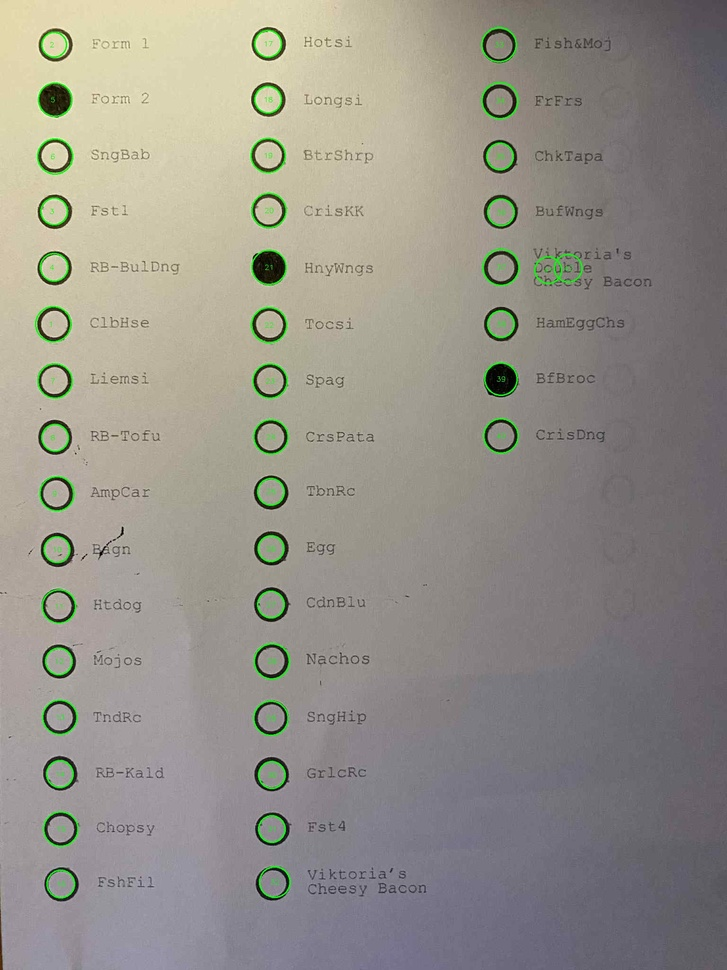
#> input picture results/circle_debug_20251016_220241.jpg, 727 x 970 px, shrunk from 1536 x 2048 before the run
$ python -i omr_scanner.py   (imports and definitions only)
#> lines starting #> are read from the running program, lines starting #| are printed output that depends on the picture; after the words box and inside, x2 and y2 are one past the last pixel; in counts of white or black regions, pixels touching at a corner belong together
#!/usr/bin/env python3
"""
OMR Scanner - Core image processing algorithms
Handles circle detection, shaded analysis, and full OMR processing
"""

import cv2
import numpy as np
import os
import json
import base64
from datetime import datetime
from typing import Dict, List, Tuple, Optional

class OMRScanner:
    def __init__(self):
        """Initialize OMR Scanner with default parameters"""
        self.menu_items = [
            'isda', 'egg', 'water', 'sinigang',
            'chicken', 'pusit', 'gatas', 'beef'
        ]

        # Circle detection parameters
        self.circle_params = {
            'dp': 1,
            'minDist': 30,
            'param1': 50,
            'param2': 30,
            'minRadius': 10,
            'maxRadius': 80
        }

        # Shaded analysis parameters
        self.shaded_params = {
            'dark_threshold': 100,
            'fill_ratio_threshold': 0.6,
            'mean_intensity_threshold': 120,
            'median_intensity_threshold': 100
        }

        # Price mapping for menu items
        self.price_map = {
            'isda': 180.00,
            'egg': 25.00,
            'water': 15.00,
            'sinigang': 120.00,
            'chicken': 150.00,
            'pusit': 220.00,
            'gatas': 35.00,
            'beef': 200.00
        }

    def load_image(self, filepath: str) -> Optional[np.ndarray]:
        """Load image from filepath"""
        try:
            image = cv2.imread(filepath)
            if image is None:
                raise ValueError(f"Could not load image: {filepath}")
            return image
        except Exception as e:
            print(f"Error loading image: {e}")
            return None

    def preprocess_image(self, image: np.ndarray) -> np.ndarray:
        """Preprocess image for better circle detection"""
        # Convert to grayscale
        gray = cv2.cvtColor(image, cv2.COLOR_BGR2GRAY)

        # Apply bilateral filter to reduce noise while keeping edges sharp
        filtered = cv2.bilateralFilter(gray, 9, 75, 75)

        # Apply adaptive threshold for better edge detection
        thresh = cv2.adaptiveThreshold(
            filtered, 255, cv2.ADAPTIVE_THRESH_GAUSSIAN_C,
            cv2.THRESH_BINARY, 11, 2
        )

        return thresh

    def detect_circles(self, filepath: str) -> Dict:
        """Detect circles in the image"""
        try:
            print(f"Detecting circles in: {os.path.basename(filepath)}")

            # Load and preprocess image
            image = self.load_image(filepath)
            if image is None:
                return {"error": "Could not load image"}

            gray = cv2.cvtColor(image, cv2.COLOR_BGR2GRAY)
            processed = self.preprocess_image(image)

            # Detect circles using HoughCircles
            circles = cv2.HoughCircles(
                processed,
                cv2.HOUGH_GRADIENT,
                **self.circle_params
            )

            circle_data = []
            if circles is not None:
                circles = np.round(circles[0, :]).astype("int")

                # Sort circles by y-coordinate (top to bottom)
                circles = sorted(circles, key=lambda c: c[1])

                for i, (x, y, r) in enumerate(circles):
                    circle_data.append({
                        'id': i + 1,
                        'center': (int(x), int(y)),
                        'radius': int(r),
                        'bbox': (int(x-r), int(y-r), int(2*r), int(2*r)),
                        'area': int(np.pi * r * r)
                    })

            # Create debug image
            debug_image = image.copy()
            for circle in circle_data:
                x, y, r = circle['center'][0], circle['center'][1], circle['radius']
                cv2.circle(debug_image, (x, y), r, (0, 255, 0), 2)
                cv2.putText(debug_image, str(circle['id']), (x-10, y+5),
                           cv2.FONT_HERSHEY_SIMPLEX, 0.5, (0, 255, 0), 1)

            # Save debug image
            debug_filename = f"circle_debug_{datetime.now().strftime('%Y%m%d_%H%M%S')}.jpg"
            debug_path = os.path.join(os.path.dirname(os.path.dirname(filepath)), 'results', debug_filename)
            cv2.imwrite(debug_path, debug_image)

            return {
                'circles_found': len(circle_data),
                'circles': circle_data,
                'debug_image': debug_filename,
                'processing_time': datetime.now().isoformat(),
                'parameters': self.circle_params
            }

        except Exception as e:
            print(f"Circle detection error: {e}")
            return {"error": str(e)}

    def analyze_circle_fill(self, gray_image: np.ndarray, circle: Dict) -> Tuple[bool, float]:
        """Analyze if a circle is filled/shaded"""
        x, y, r = circle['center'][0], circle['center'][1], circle['radius']

        # Create mask for the circle (slightly smaller to avoid border effects)
        mask = np.zeros(gray_image.shape[:2], dtype=np.uint8)
        cv2.circle(mask, (x, y), max(1, r-5), 255, -1)

        # Extract pixels within the circle
        circle_pixels = gray_image[mask == 255]

        if len(circle_pixels) == 0:
            return False, 0.0

        # Calculate statistics
        mean_intensity = np.mean(circle_pixels)
        median_intensity = np.median(circle_pixels)

        # Count dark pixels
        dark_pixels = np.sum(circle_pixels < self.shaded_params['dark_threshold'])
        total_pixels = len(circle_pixels)
        fill_percentage = (dark_pixels / total_pixels) * 100

        # Determine if circle is shaded
        is_shaded = bool(
            fill_percentage > (self.shaded_params['fill_ratio_threshold'] * 100) and
            mean_intensity < self.shaded_params['mean_intensity_threshold'] and
            median_intensity < self.shaded_params['median_intensity_threshold']
        )

        return is_shaded, fill_percentage

    def analyze_shaded_circles(self, filepath: str) -> Dict:
        """Analyze shaded/filled circles in the image"""
        try:
            print(f"Analyzing shaded circles in: {os.path.basename(filepath)}")

            # Load image
            image = self.load_image(filepath)
            if image is None:
                return {"error": "Could not load image"}

            gray = cv2.cvtColor(image, cv2.COLOR_BGR2GRAY)

            # First detect all circles
            circles_result = self.detect_circles(filepath)
            if 'error' in circles_result:
                return circles_result

            circles = circles_result['circles']

            # Analyze each circle for shading
            shaded_circles = []
            empty_circles = []

            for circle in circles:
                is_shaded, fill_percent = self.analyze_circle_fill(gray, circle)

                circle_info = {
                    'id': circle['id'],
                    'center': circle['center'],
                    'radius': circle['radius'],
                    'fill_percentage': round(fill_percent, 1),
                    'is_shaded': bool(is_shaded)
                }

                if is_shaded:
                    shaded_circles.append(circle_info)
                else:
                    empty_circles.append(circle_info)

            # Create debug image
            debug_image = image.copy()
            for circle in circles:
                x, y, r = circle['center'][0], circle['center'][1], circle['radius']
                is_shaded = any(c['id'] == circle['id'] for c in shaded_circles)

                color = (0, 255, 0) if is_shaded else (0, 0, 255)
                cv2.circle(debug_image, (x, y), r, color, 2)

                status = "SHADED" if is_shaded else "EMPTY"
                cv2.putText(debug_image, status, (x-20, y-r-10),
                           cv2.FONT_HERSHEY_SIMPLEX, 0.4, color, 1)

            # Save debug image
            debug_filename = f"shaded_analysis_{datetime.now().strftime('%Y%m%d_%H%M%S')}.jpg"
            debug_path = os.path.join(os.path.dirname(os.path.dirname(filepath)), 'results', debug_filename)
            cv2.imwrite(debug_path, debug_image)

            return {
                'total_circles': len(circles),
                'shaded_circles': len(shaded_circles),
                'empty_circles': len(empty_circles),
                'shaded_circle_data': shaded_circles,
                'empty_circle_data': empty_circles,
                'debug_image': debug_filename,
                'processing_time': datetime.now().isoformat(),
                'parameters': self.shaded_params
            }

        except Exception as e:
            print(f"Shaded analysis error: {e}")
            return {"error": str(e)}

    def full_omr_scan(self, filepath: str) -> Dict:
        """Perform complete OMR scan with menu item recognition"""
        try:
            print(f"Performing full OMR scan on: {os.path.basename(filepath)}")

            # Load image
            image = self.load_image(filepath)
#> in load_image, image is the input picture: shape (970, 727, 3); mean B, G, R 136.7, 145, 148.3
            if image is None:
                return {"error": "Could not load image"}

            gray = cv2.cvtColor(image, cv2.COLOR_BGR2GRAY)
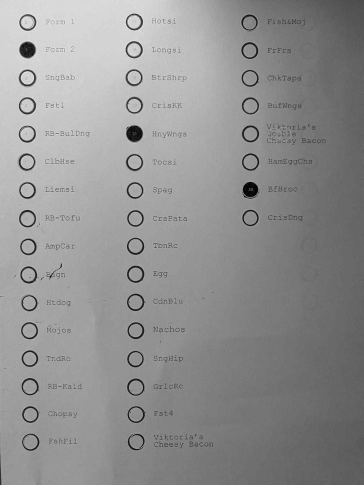
#> gray: shape (970, 727) (shown at 1/2 size); min 0, max 246, mean 145.1

            # Detect circles
            circles_result = self.detect_circles(filepath)
#> in preprocess_image, `thresh = cv2.adaptiveThreshold( filtered, 255, cv2.ADAPTIVE_THRESH_GAU..`:
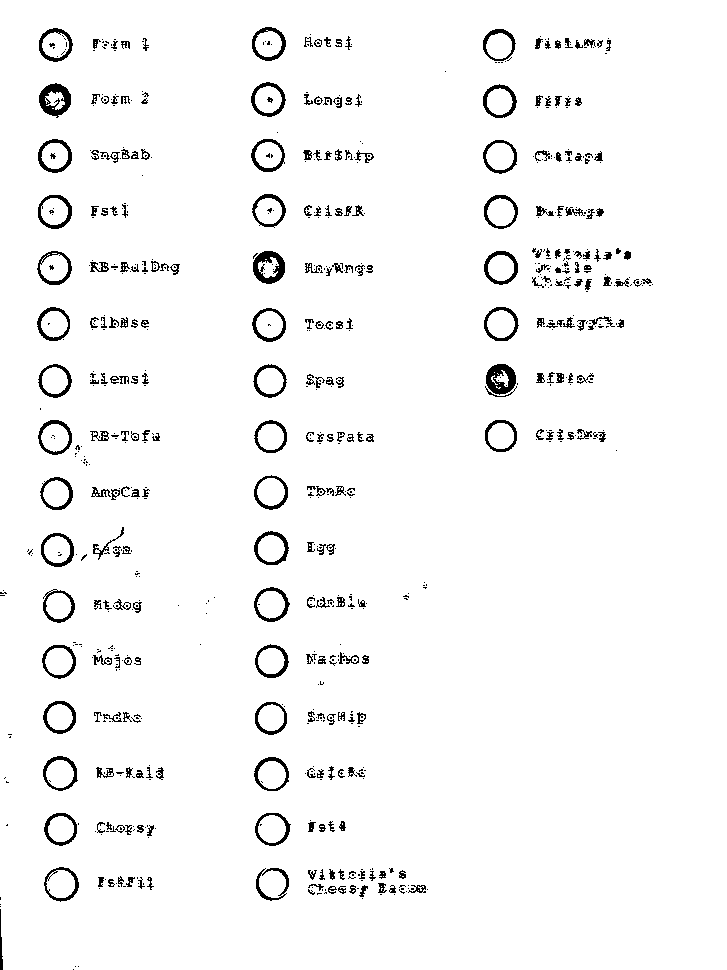
#> thresh: shape (970, 727); 96.5% white; 783 black regions (508 under 20 px), largest, box (x1, y1, x2, y2) and area: (39, 83, 71, 118) 601, (486, 364, 516, 395) 588, (253, 251, 285, 284) 586
#> in detect_circles, `circles = cv2.HoughCircles( processed, cv2.HOUGH_GRADIENT, **self.circ..`: circles = 40 rows, first 8: [270.5, 717.5, 16.3], [500.5, 435.5, 16.6], [268.5, 210.5, 16.3], [56.5, 493.5, 16], [60.5, 828.5, 16], [268.5, 43.5, 17.3], [57.5, 549.5, 17.2], [59.5, 772.5, 16.8]
#> in detect_circles, `circles = np.round(circles[0, :]).astype("int")`: circles = 40 rows, first 8: [270, 718, 16], [500, 436, 17], [268, 210, 16], [56, 494, 16], [60, 828, 16], [268, 44, 17], [58, 550, 17], [60, 772, 17]
#> in detect_circles, `circles = sorted(circles, key=lambda c: c[1])`: circles = 40 items, first 6: [268, 44, 17], [498, 44, 16], [56, 44, 13], [54, 100, 16], [270, 100, 16], [500, 100, 15]
#> the loop in detect_circles, `for i, (x, y, r) in enumerate(circles):` made 40 passes
#> after the loop in detect_circles, `for i, (x, y, r) in enumerate(circles):`: circle_data = 40 items
#> the loop in detect_circles, `for circle in circle_data:` made 40 passes
#> after the loop in detect_circles, `for circle in circle_data:`:
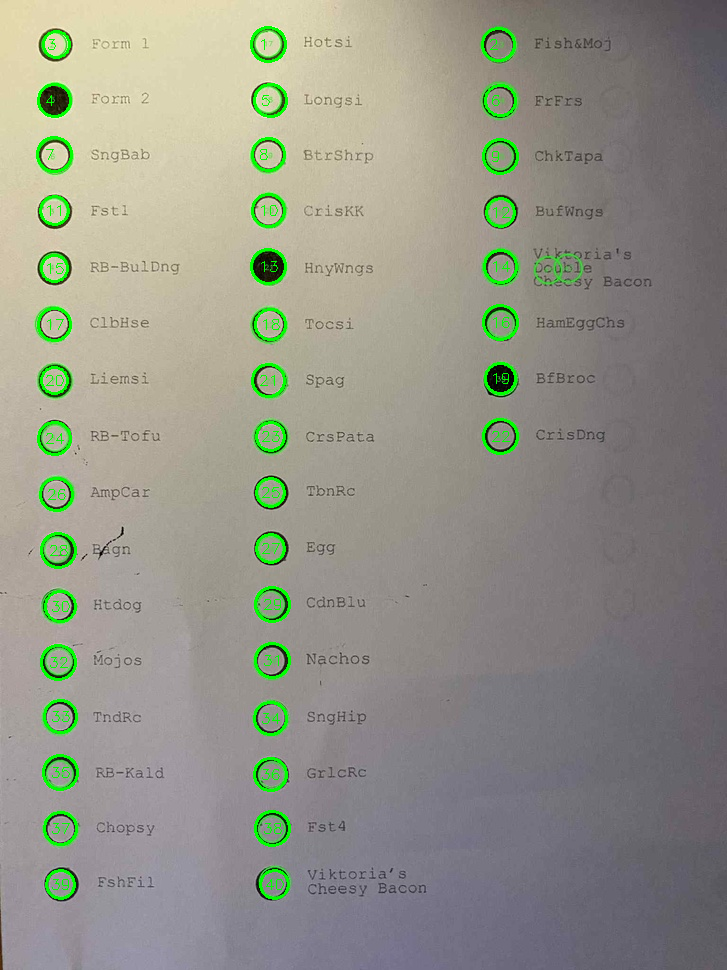
#> debug_image: shape (970, 727, 3); 1.93% of pixels changed, all inside (x1, y1, x2, y2) = (36, 26, 519, 900)
#> circles_result = 5 items
            if 'error' in circles_result:
                return circles_result

            circles = circles_result['circles']
#> circles = 40 items

            # Analyze shaded circles
            shaded_result = self.analyze_shaded_circles(filepath)
#> in detect_circles (call 2), `circles = cv2.HoughCircles( processed, cv2.HOUGH_GRADIENT, **self.circ..`: circles = 40 rows, first 8: [270.5, 717.5, 16.3], [500.5, 435.5, 16.6], [268.5, 210.5, 16.3], [56.5, 493.5, 16], [60.5, 828.5, 16], [268.5, 43.5, 17.3], [57.5, 549.5, 17.2], [59.5, 772.5, 16.8]
#> in detect_circles (call 2), `circles = np.round(circles[0, :]).astype("int")`: circles = 40 rows, first 8: [270, 718, 16], [500, 436, 17], [268, 210, 16], [56, 494, 16], [60, 828, 16], [268, 44, 17], [58, 550, 17], [60, 772, 17]
#> the loop in detect_circles (call 2), `for i, (x, y, r) in enumerate(circles):` made 40 passes
#> the loop in detect_circles (call 2), `for circle in circle_data:` made 40 passes
#> in analyze_shaded_circles, `circles_result = self.detect_circles(filepath)`: circles_result = 5 items
#> in analyze_shaded_circles, `circles = circles_result['circles']`: circles = 40 items
#> the loop in analyze_shaded_circles, `for circle in circles:` made 40 passes
#> the loop in analyze_shaded_circles, `for circle in circles:` made 40 passes
#> after the loop in analyze_shaded_circles, `for circle in circles:`:
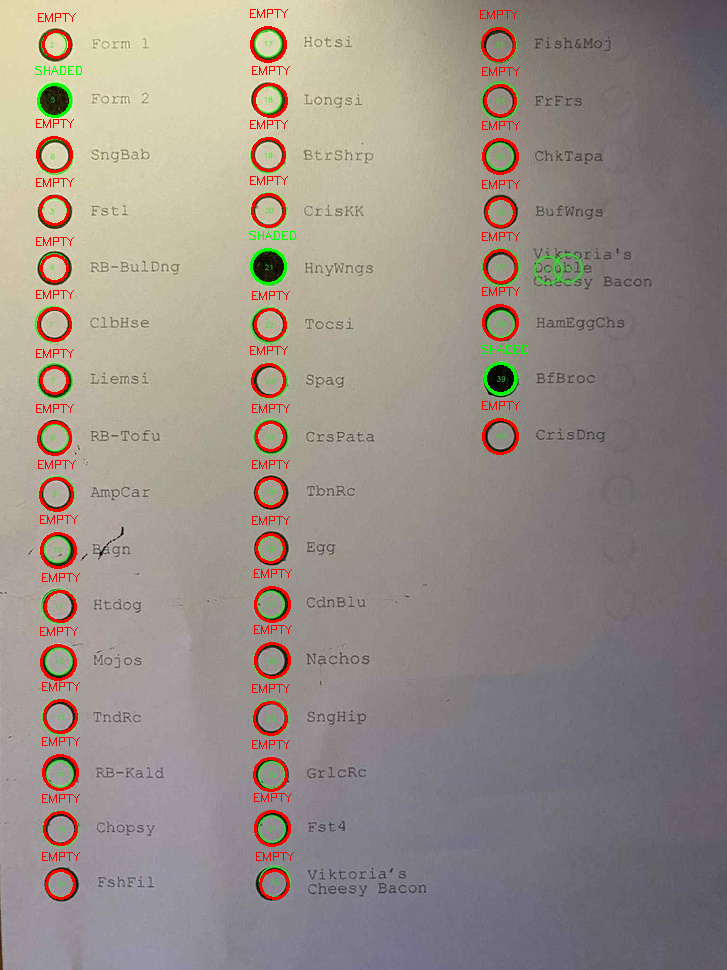
#> debug_image: shape (970, 727, 3); 2.29% of pixels changed, all inside (x1, y1, x2, y2) = (35, 9, 528, 900)
            if 'error' in shaded_result:
                return shaded_result

            # Map shaded circles to menu items
            selected_items = []
            for i, shaded_circle in enumerate(shaded_result['shaded_circle_data']):
                if i < len(self.menu_items):
                    item_name = self.menu_items[i]
                    selected_items.append({
                        'item': item_name,
                        'quantity': 1,
                        'price': self.price_map.get(item_name, 100.00),
                        'fill_percentage': shaded_circle['fill_percentage'],
                        'confidence': min(100, max(70, 100 - shaded_circle['fill_percentage'] + 70))
                    })
#> this loop made 3 passes

            # Calculate totals
            total_price = sum(item['price'] for item in selected_items)

            # Create comprehensive debug image
            debug_image = image.copy()
            for i, circle in enumerate(circles):
                x, y, r = circle['center'][0], circle['center'][1], circle['radius']
                is_shaded = i < len(selected_items)

                color = (0, 255, 0) if is_shaded else (0, 0, 255)
                cv2.circle(debug_image, (x, y), r, color, 3)

                if is_shaded:
                    item_name = selected_items[i]['item']
                    cv2.putText(debug_image, f"✓ {item_name}", (x-30, y-r-15),
                               cv2.FONT_HERSHEY_SIMPLEX, 0.5, color, 2)
                else:
                    cv2.putText(debug_image, "○", (x-5, y+5),
                               cv2.FONT_HERSHEY_SIMPLEX, 0.5, color, 2)
#> this loop made 40 passes
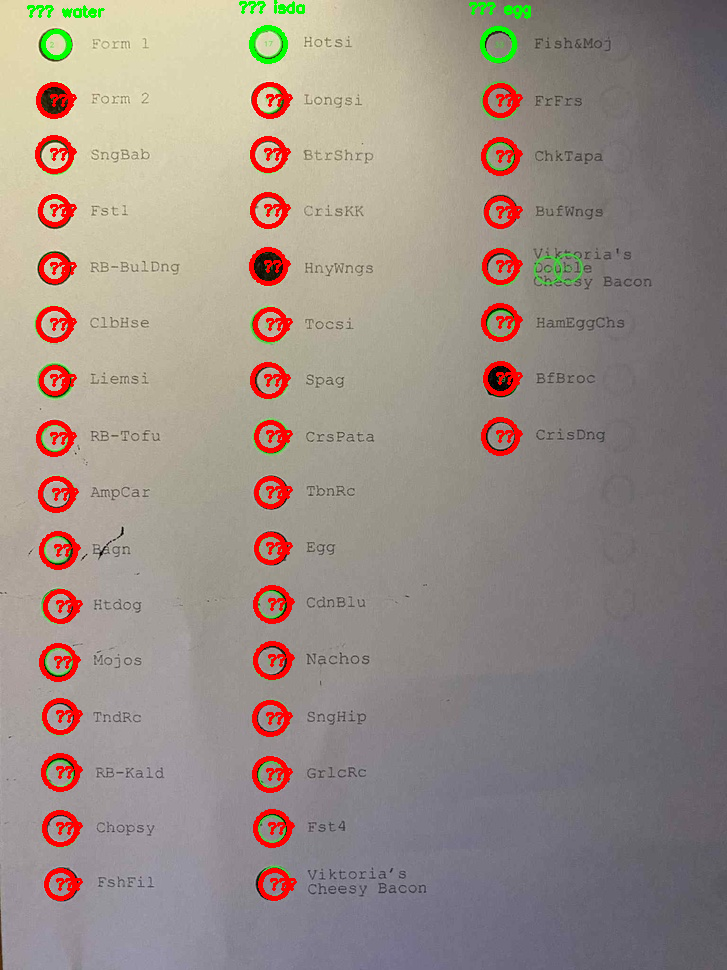
#> debug_image: shape (970, 727, 3); 3.75% of pixels changed, all inside (x1, y1, x2, y2) = (27, 0, 531, 901)

            # Add summary text
            cv2.putText(debug_image, f"Total Items: {len(selected_items)}",
                       (10, 30), cv2.FONT_HERSHEY_SIMPLEX, 0.8, (255, 0, 0), 2)
            cv2.putText(debug_image, f"Total Price: ${total_price:.2f}",
                       (10, 60), cv2.FONT_HERSHEY_SIMPLEX, 0.8, (255, 0, 0), 2)
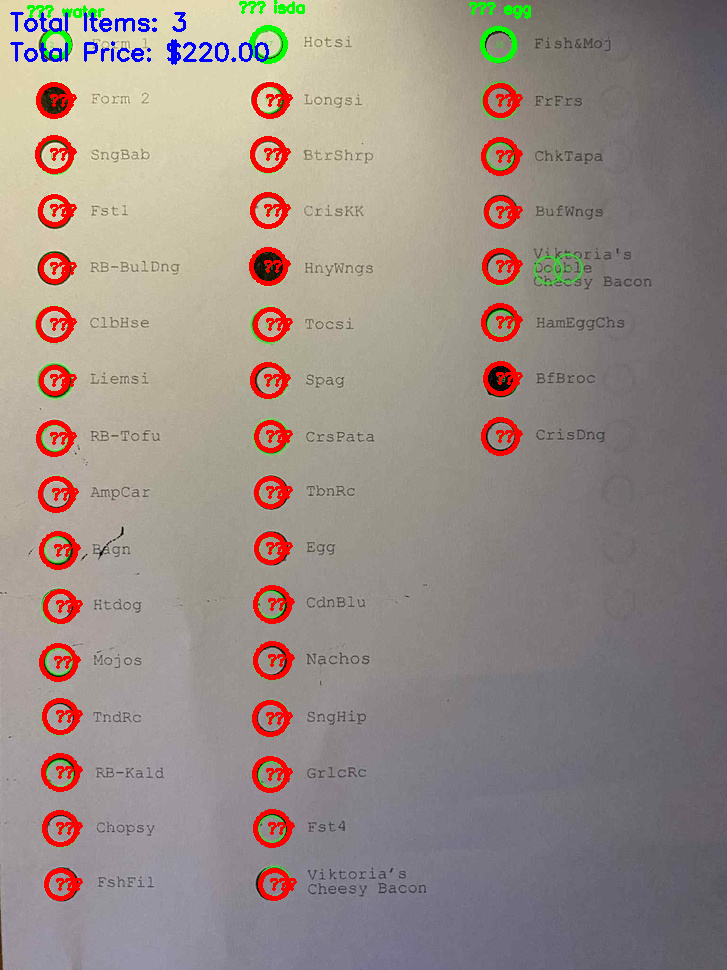
#> debug_image: shape (970, 727, 3); mean B, G, R 133.9, 140.2, 152.2

            # Save debug image
            debug_filename = f"full_omr_scan_{datetime.now().strftime('%Y%m%d_%H%M%S')}.jpg"
            debug_path = os.path.join(os.path.dirname(os.path.dirname(filepath)), 'results', debug_filename)
            cv2.imwrite(debug_path, debug_image)

            return {
                'scan_type': 'FULL_OMR_SCAN',
                'total_circles': len(circles),
                'selected_items': len(selected_items),
                'selected_item_data': selected_items,
                'total_price': round(total_price, 2),
                'menu_items_available': self.menu_items,
                'debug_image': debug_filename,
                'processing_time': datetime.now().isoformat(),
                'confidence_score': round(np.mean([item['confidence'] for item in selected_items]) if selected_items else 0, 1)
            }

        except Exception as e:
            print(f"Full OMR scan error: {e}")
            return {"error": str(e)}

    # [20 lines left out: functions get_debug_image_base64, save_results, not called in this run]

# Test function
# [6 lines not run here, left out]

>>> result = OMRScanner().full_omr_scan('../../../results/circle_debug_20251016_220241.jpg')
